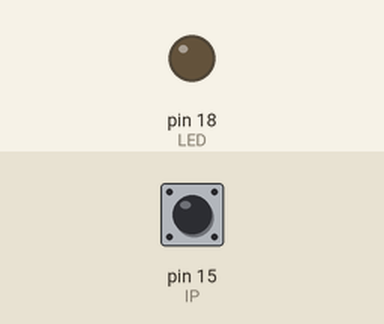
Bench run of a sketch on a simulated Arduino Uno, built with avr-gcc and run on an emulated ATmega328P. On the bench: output pins drawn as LEDs (lit = HIGH). The inputs (shaded band) are chosen by the test bench; at power-on: pin 15 (IP) HIGH.

Above: at 1.2 s.
1.3 s: pin 15 (IP) pulled LOW for 0.15 s
At 1.37 s:
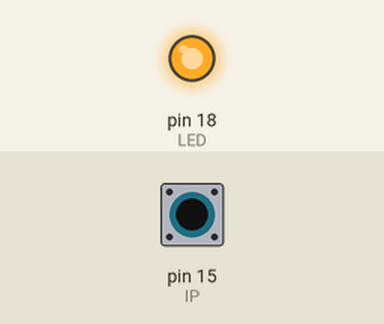
2.9 s: pin 15 (IP) pulled LOW for 3.2 s
At 7.3 s:
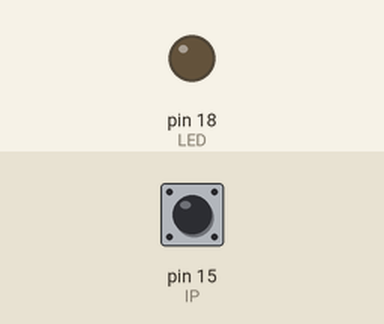
Timing chart, 0 to 8.8 s (numbered marks = the images above; inputs shaded):
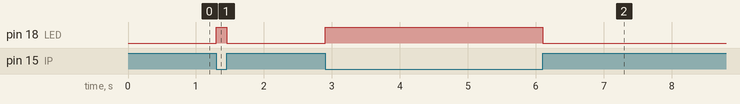

Measured:
- after the input at 1.3 s, pin 18 (LED): LOW → HIGH at once, → LOW 0.15 s later
- after the input at 2.9 s, pin 18 (LED): LOW → HIGH at once, → LOW 3.2 s later

The sketch:

2__Pull_Up.ino
```cpp
//BASIC INFORMATION
// Program: pull-up input support with test
// Author:  Paweł Bartkiewicz
// email:   15g.pawel.bart@gmail.com
//
//ADDITIONAL INFORMATION
//
//FOR LED
// longer LED pin  - pin 15 (power supply)
// shorter LED pin - GND
//
//FOR TEST
// as part of the test, connect one end of the wire to GND
// touch pin 15 with the other end -> LED should light up

#define LED 18
#define IP  15 //input pull-up pin
int S = 0; //variable holding the state of input_pullup

void setup() {
  pinMode(IP, INPUT_PULLUP);
  pinMode(LED, OUTPUT);
  digitalWrite(LED, LOW);
}

void loop() {

  //continuous input checking
  S = digitalRead(IP);

  //closing the circuit GND-15 will light up the LED
  if (S == LOW){
    digitalWrite(LED, HIGH);
  }

  //opening the circuit GND-15 will turn off the LED
  if (S == HIGH){
    digitalWrite(LED, LOW);
  }
}
```
